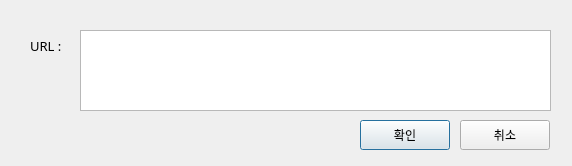
<?xml version="1.0" encoding="UTF-8"?>
<ui version="4.0">
 <class>Dialog</class>
 <widget class="QDialog" name="Dialog">
  <property name="geometry">
   <rect>
    <x>0</x>
    <y>0</y>
    <width>572</width>
    <height>166</height>
   </rect>
  </property>
  <property name="windowTitle">
   <string>Dialog</string>
  </property>
  <widget class="QPlainTextEdit" name="text_input_url">
   <property name="geometry">
    <rect>
     <x>80</x>
     <y>30</y>
     <width>471</width>
     <height>81</height>
    </rect>
   </property>
   <property name="plainText">
    <string/>
   </property>
  </widget>
  <widget class="QLabel" name="label">
   <property name="geometry">
    <rect>
     <x>30</x>
     <y>30</y>
     <width>41</width>
     <height>31</height>
    </rect>
   </property>
   <property name="font">
    <font>
     <family>맑은 고딕</family>
     <pointsize>10</pointsize>
    </font>
   </property>
   <property name="text">
    <string>URL :</string>
   </property>
  </widget>
  <widget class="QPushButton" name="btn_confirm">
   <property name="geometry">
    <rect>
     <x>360</x>
     <y>120</y>
     <width>90</width>
     <height>30</height>
    </rect>
   </property>
   <property name="font">
    <font>
     <family>맑은 고딕</family>
     <pointsize>9</pointsize>
    </font>
   </property>
   <property name="text">
    <string>확인</string>
   </property>
  </widget>
  <widget class="QPushButton" name="btn_cancle">
   <property name="geometry">
    <rect>
     <x>460</x>
     <y>120</y>
     <width>90</width>
     <height>30</height>
    </rect>
   </property>
   <property name="font">
    <font>
     <family>맑은 고딕</family>
     <pointsize>9</pointsize>
    </font>
   </property>
   <property name="text">
    <string>취소</string>
   </property>
  </widget>
 </widget>
 <resources/>
 <connections/>
</ui>
